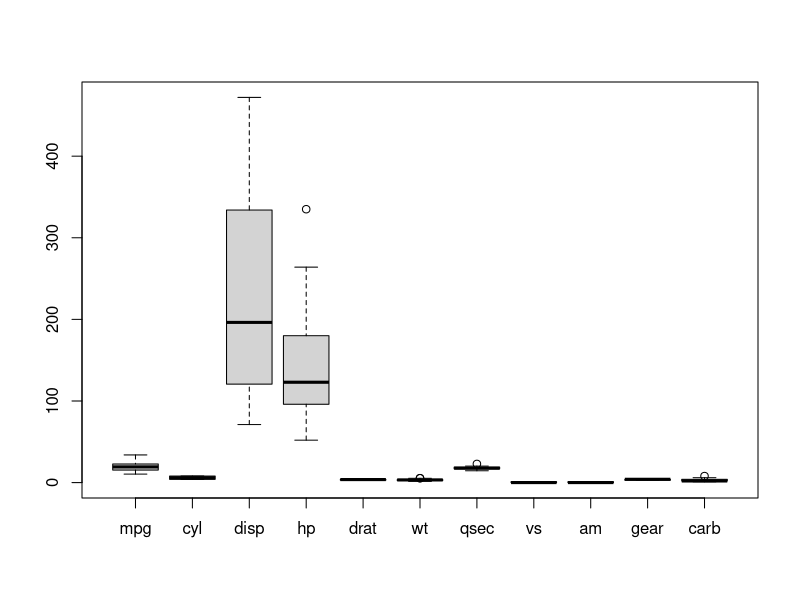
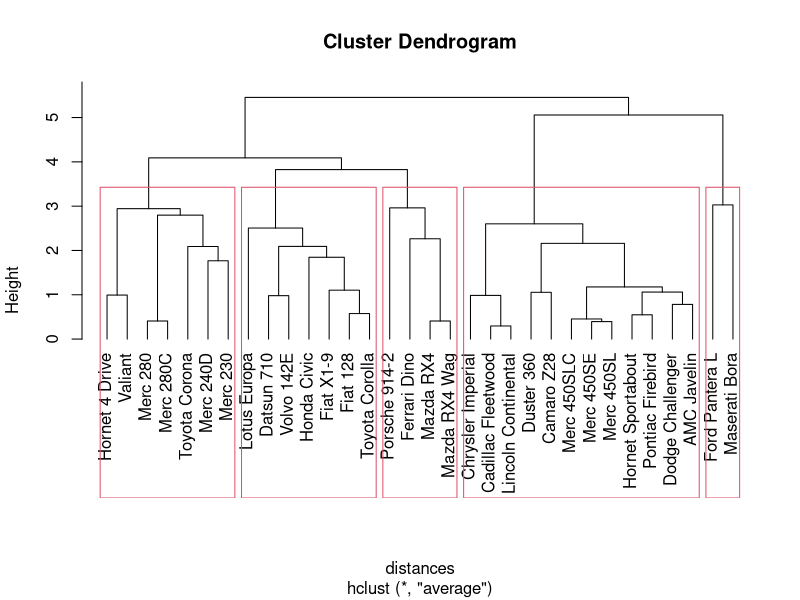

R code for these plots, in order: (Note: this script raises an error after producing the figures.)
library(dplyr)
library(vegan)

#załadowanie danych
data.set <- mtcars

#skalowanie
boxplot(mtcars)
data.set <- data.set %>% scale(center = TRUE, scale = TRUE) 

#hierarchiczna analiza skupień
distances <- dist(data.set, method = 'euclidean')
tree.average <- hclust(distances, method = 'average')
plot(tree.average, hang = -1)
lab.average <- cutree(tree.average, 5)
rect.hclust(tree.average, k = 5, border = 2, cluster = lab.average)

#ustalenie liczby clastrów
?cascadeKM
cars.cascade <- cascadeKM()